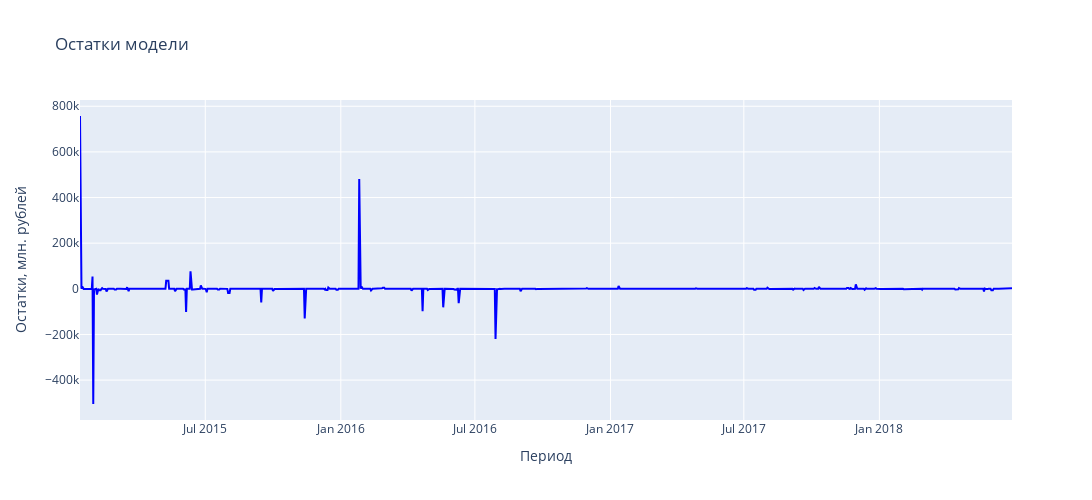

Notebook code cell kept with this figure:
### Markdown cell above
Оценить саму модель, к сожалению, не получится, так как спрогнозированные значения не имеют общих интервалов с тестовой выборкой. Поэтому мы оценим остатки

### Code cell
residuals = pd.DataFrame(res.resid())
residuals.index = pd.to_datetime(residuals.index)

# Создаем график остатков
fig = go.Figure()

fig.add_trace(
    go.Scatter(
        x=residuals.index,
        y=residuals[0],
        mode='lines',
        name='Residuals',
        line=dict(color='blue')
    )
)

fig.update_layout(
    title='Остатки модели',
    xaxis_title='Период',
    yaxis_title='Остатки, млн. рублей',
    height=500,
    width=1700
)

fig.show()

### Figure 1 — Plotly figure (JSON) as saved in the notebook; plotly's stock layout.template omitted (floating-point values rounded to 4 significant figures; data arrays with more than 128 entries replaced by an {"elided": "..."} marker saying what was removed)
{"data": [{"line": {"color": "blue"}, "mode": "lines", "name": "Residuals", "type": "scatter", "x": {"elided": "1266 str values"}, "y": {"elided": "1266 float values"}}], "layout": {"height": 500, "title": {"text": "Остатки модели"}, "width": 1700, "xaxis": {"title": {"text": "Период"}}, "yaxis": {"title": {"text": "Остатки, млн. рублей"}}}}
